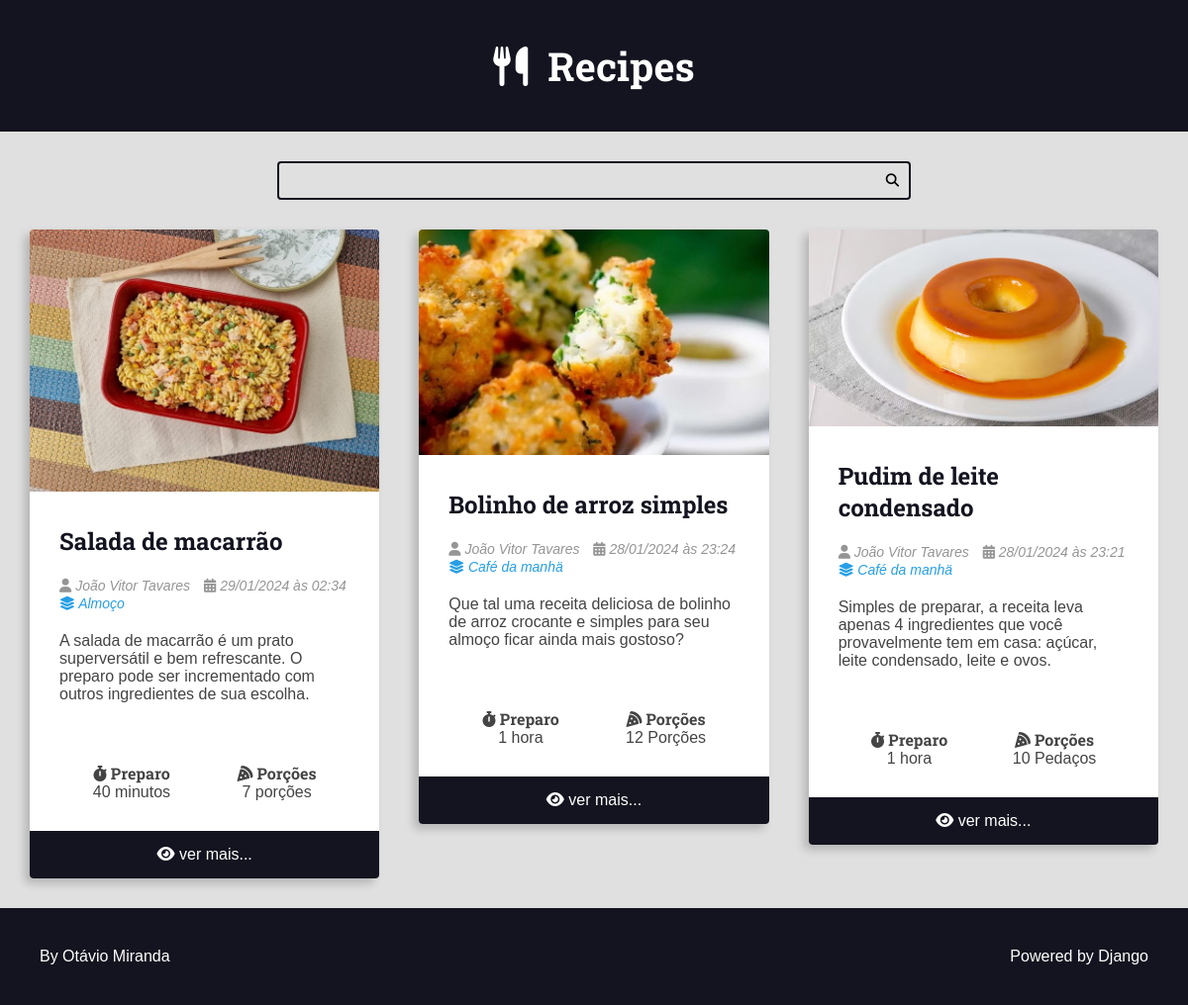
The app's page /, older data.
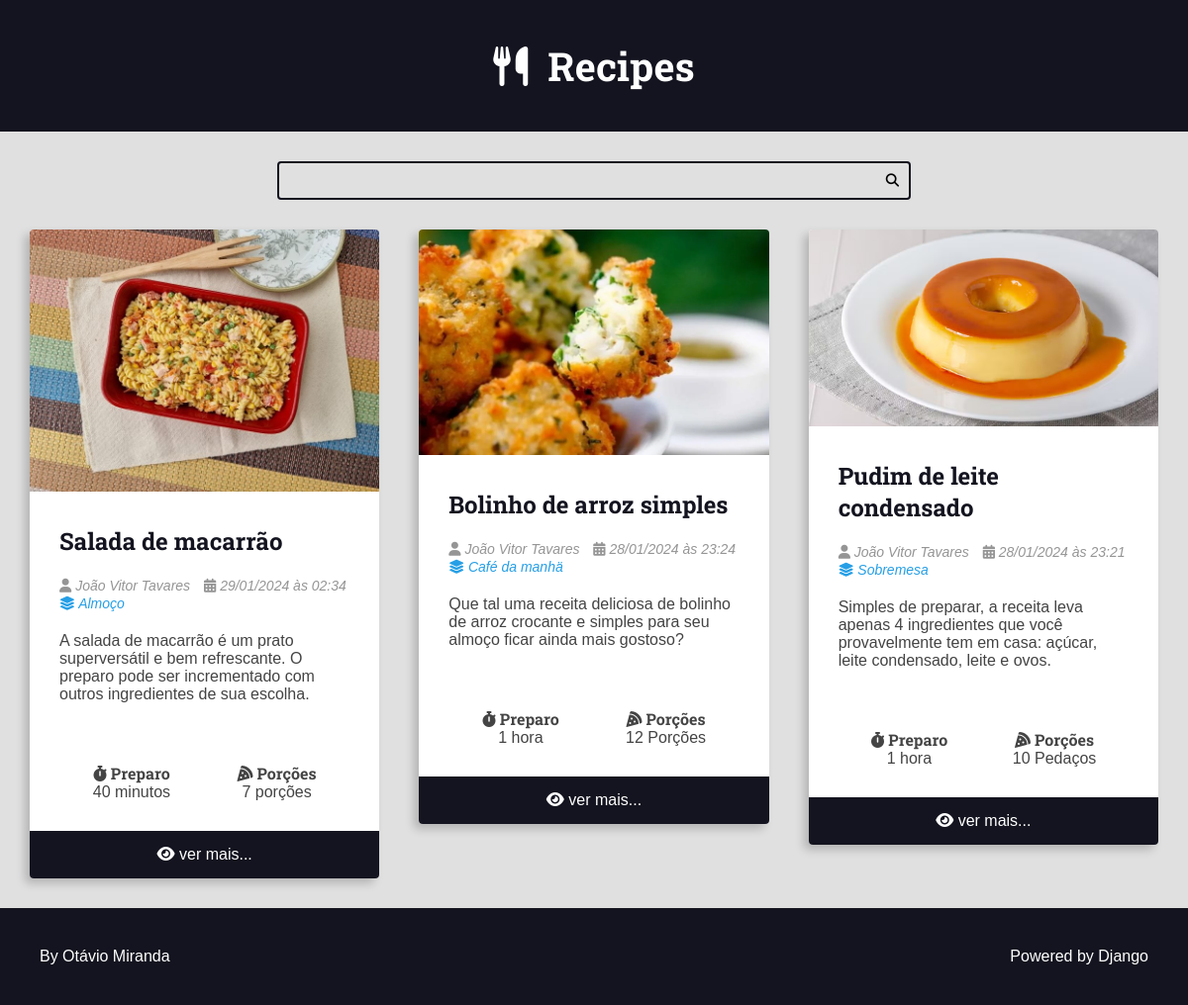
The same page, newer data.
### recipes/models.py (models this page shows, shortened)
class Recipe(models.Model):
    title = models.CharField(max_length=65)
    description = models.CharField(max_length=165)
    slug = models.SlugField(unique=True)
    preparation_time = models.IntegerField()
    preparation_time_unit = models.CharField(max_length=65)
    servings = models.IntegerField()
    servings_unit = models.CharField(max_length=65)
    preparation_steps = models.TextField()
    preparation_steps_is_html = models.BooleanField(default=False)
    created_at = models.DateTimeField(auto_now_add=True)
    updated_at = models.DateTimeField(auto_now=True)
    is_published = models.BooleanField(default=False)
    cover = models.ImageField(upload_to='recipes/covers/%Y/%m/%d/', blank=True, default='')
    category = models.ForeignKey(Category, on_delete=models.SET_NULL, null=True, blank=True, default=None)
    author = models.ForeignKey(User, on_delete=models.SET_NULL, null=True)

class Category(models.Model):
    name = models.CharField(max_length=65)

### recipes/views.py (the view)
# urls.py: path('', views.home, name='home'),
def home(request):
    recipes = Recipe.objects.filter(is_published=True).order_by('-id')
    page_obj, pagination_range = make_pagination(request, recipes, PER_PAGE)
    return render(request, 'recipes/pages/home.html', context={
        'recipes': page_obj,
        'pagination_range':pagination_range
    })

### utils/pagination.py (called while the page is built)
def make_pagination(request, quary_set, num_obj: int, num_pages=4):
    try:
        current_page = int(request.GET.get('page', 1))
    except ValueError:
        current_page = 1
    paginator = Paginator(quary_set, num_obj)
    page_obj = paginator.get_page(current_page)
    pagination_range = make_pagination_range(
        current_page=current_page,
        num_pages=num_pages,
        page_range=paginator.page_range
    )
    return page_obj, pagination_range

### recipes/templates/recipes/pages/home.html (shortened to what this page needs)
{% extends "global/base.html" %}
{% block content %}
<div class="main-content main-content-list container">
   {% for recipe in recipes %}
        {% include "recipes/partials/recipe.html" %}
   {% empty %}
        <h1>No recipes find here 😥</h1>
   {% endfor %}
</div>
{% endblock content %}

### recipes/templates/recipes/partials/recipe.html (shortened to what this page needs)
<div class="recipe-list-item">
    <div class="recipe recipe-cover">
        {% if is_datail_page is not True %}
        <a href="{% url "recipes:recipe"  recipe.id %}">
            <img src="{{ recipe.cover.url }}" alt="temporario">
        </a>
        {% else %}
            <img src="{{ recipe.cover.url }}" alt="temporario">
        {% endif %}
        <div class="recipe-title-container">
            <h2 class="recipe-title">
                {% if is_datail_page is not True %}
                <a href="{% url "recipes:recipe"  recipe.id %}">
                    {{ recipe.title }}
                </a>
                {% else %}
                    {{ recipe.title }}
                {% endif %}
            </h2>
        </div>
        <div class="recipe-author">
            <span class="recipe-author-item">
                <i class="fas fa-user"></i>
                {% if recipe.author.first_name %}
                    {{recipe.author.first_name}} {{recipe.author.last_name}}
                {% else %}
                    {{recipe.author.username}}
                {% endif %}
            </span>
            <span class="recipe-author-item">
                <i class="fas fa-calendar-alt"></i>
                {{recipe.created_at|date:"d/m/Y"}} às {{recipe.created_at|date:"H:i"}}
            </span>
            {% if recipe.category is not None %}
            <span class="recipe-author-item">
                <a href="{% url "recipes:category" recipe.category.id %}">
                    <i class="fas fa-layer-group"></i>
                    <span>{{recipe.category.name}}</span>
                </a>
            </span>
            {% endif %}
        </div>
        <div class="recipe-content">
            <p>{{recipe.description}}</p>
        </div>
        <div class="recipe-meta-container">
            <div class="recipe-meta recipe-preparation">
                <h3 class="recipe-meta-title"><i class="fas fa-stopwatch"></i> Preparo</h3>
                <div class="recipe-meta-text">
                    {{recipe.preparation_time}} {{recipe.preparation_time_unit}}
                </div>
            </div>
            <div class="recipe-meta recipe-servings">
                <h3 class="recipe-meta-title"><i class="fas fa-pizza-slice"></i> Porções</h3>
                <div class="recipe-meta-text">
                    {{recipe.servings}} {{recipe.servings_unit}}
                </div>
            </div>
        </div>
        {% if is_datail_page is not True %}
        <footer class="recipe-footer">
            <a class="recipe-read-more button button-dark button-full-width" href="{% url "recipes:recipe"  recipe.id %}">
                <i class="fas fa-eye"></i>
                <span>ver mais...</span>
            </a>
        </footer>
        {% endif %}
    </div>
</div>

Row changes from the older to the newer data that the page shows:
changed Recipe "Pudim de leite condensado": category.name "Café da manhä" → "Sobremesa"
